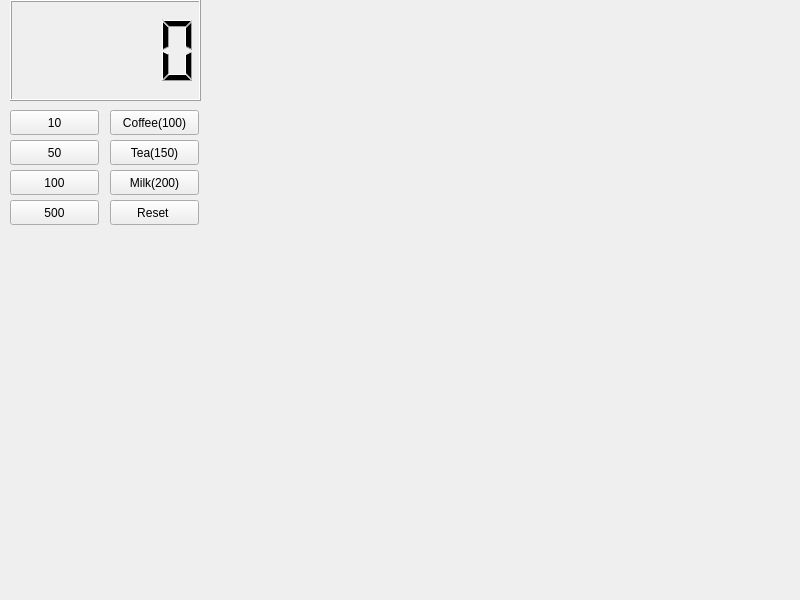
<?xml version="1.0" encoding="UTF-8"?>
<ui version="4.0">
 <class>Widget</class>
 <widget class="QWidget" name="Widget">
  <property name="geometry">
   <rect>
    <x>0</x>
    <y>0</y>
    <width>800</width>
    <height>600</height>
   </rect>
  </property>
  <property name="windowTitle">
   <string>Widget</string>
  </property>
  <widget class="QLCDNumber" name="lcdNumber">
   <property name="geometry">
    <rect>
     <x>10</x>
     <y>0</y>
     <width>191</width>
     <height>101</height>
    </rect>
   </property>
  </widget>
  <widget class="QPushButton" name="pbCoin10">
   <property name="geometry">
    <rect>
     <x>10</x>
     <y>110</y>
     <width>89</width>
     <height>25</height>
    </rect>
   </property>
   <property name="text">
    <string>10</string>
   </property>
  </widget>
  <widget class="QPushButton" name="pbCoin50">
   <property name="geometry">
    <rect>
     <x>10</x>
     <y>140</y>
     <width>89</width>
     <height>25</height>
    </rect>
   </property>
   <property name="text">
    <string>50</string>
   </property>
  </widget>
  <widget class="QPushButton" name="pbCoin100">
   <property name="geometry">
    <rect>
     <x>10</x>
     <y>170</y>
     <width>89</width>
     <height>25</height>
    </rect>
   </property>
   <property name="text">
    <string>100</string>
   </property>
  </widget>
  <widget class="QPushButton" name="pbCoin500">
   <property name="geometry">
    <rect>
     <x>10</x>
     <y>200</y>
     <width>89</width>
     <height>25</height>
    </rect>
   </property>
   <property name="text">
    <string>500</string>
   </property>
  </widget>
  <widget class="QPushButton" name="pbCof100">
   <property name="geometry">
    <rect>
     <x>110</x>
     <y>110</y>
     <width>89</width>
     <height>25</height>
    </rect>
   </property>
   <property name="text">
    <string>Coffee(100)</string>
   </property>
  </widget>
  <widget class="QPushButton" name="pbTea150">
   <property name="geometry">
    <rect>
     <x>110</x>
     <y>140</y>
     <width>89</width>
     <height>25</height>
    </rect>
   </property>
   <property name="text">
    <string>Tea(150)</string>
   </property>
  </widget>
  <widget class="QPushButton" name="pbMil200">
   <property name="geometry">
    <rect>
     <x>110</x>
     <y>170</y>
     <width>89</width>
     <height>25</height>
    </rect>
   </property>
   <property name="text">
    <string>Milk(200)</string>
   </property>
  </widget>
  <widget class="QPushButton" name="pbReset">
   <property name="geometry">
    <rect>
     <x>110</x>
     <y>200</y>
     <width>89</width>
     <height>25</height>
    </rect>
   </property>
   <property name="text">
    <string>Reset </string>
   </property>
  </widget>
 </widget>
 <resources/>
 <connections/>
</ui>
